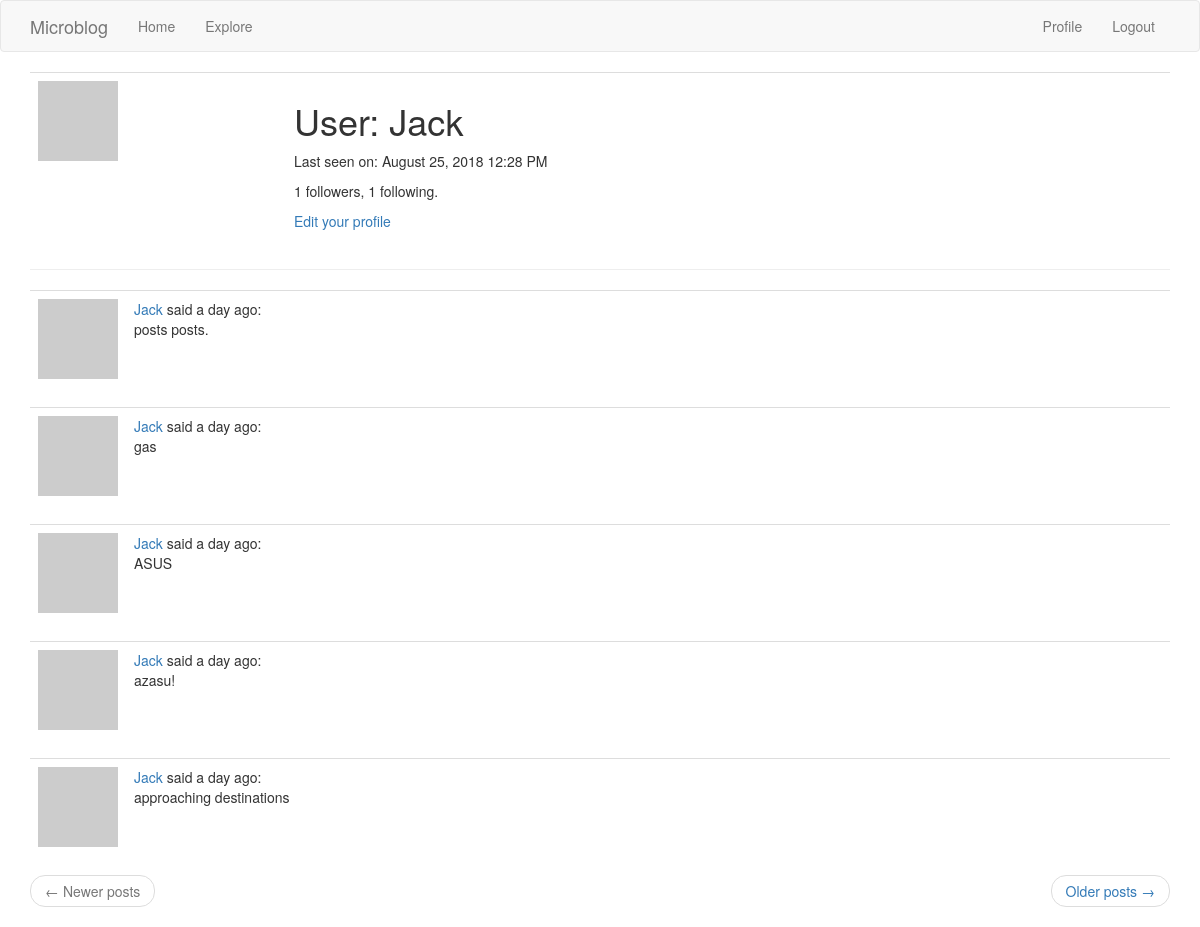
The app's page /main/user/Jack (signed in), older data.
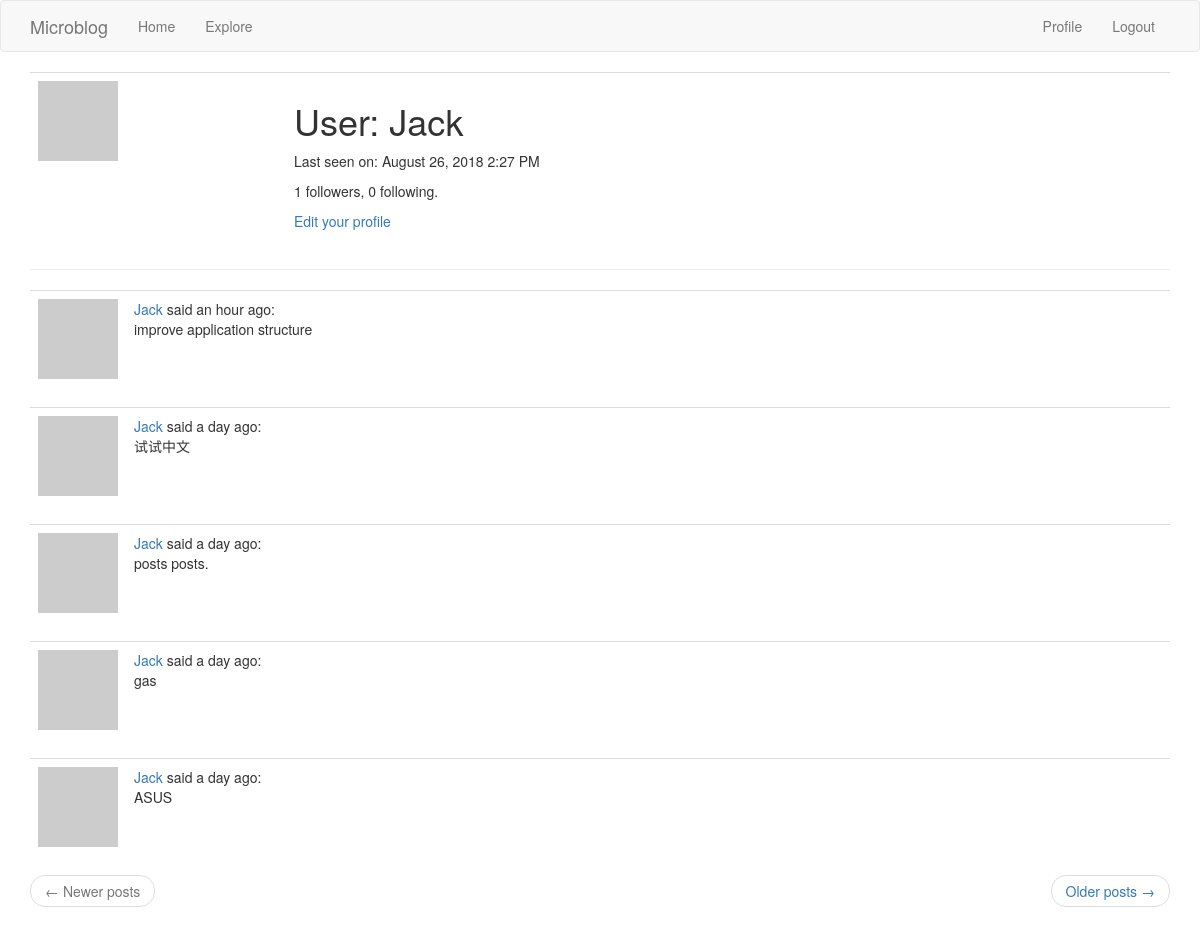
The same page, newer data.
### app/models.py (models this page shows, shortened)
class User(UserMixin, db.Model):
    id = db.Column(db.Integer, primary_key=True)
    username = db.Column(db.String(64), index=True, unique=True)
    email = db.Column(db.String(120), index=True, unique=True)
    password_hash = db.Column(db.String(128))
    posts = db.relationship('Post', backref='author', lazy='dynamic')
    about_me = db.Column(db.String(140))
    last_seen = db.Column(db.DateTime, default=datetime.utcnow())
    followed = db.relationship(
        'User', secondary=followers,  # right side entity of the relationship; configuring the association table
        primaryjoin=(followers.c.follower_id == id),
        secondaryjoin=(followers.c.followed_id == id),
        backref=db.backref('followers', lazy='dynamic'), lazy='dynamic')
    def avatar(self, size):
        digest = md5(self.email.lower().encode('utf-8')).hexdigest()
        return 'https://www.gravatar.com/avatar/{}?d=identicon&s={}'.format(
            digest, size)

class Post(db.Model):
    id = db.Column(db.Integer, primary_key=True)
    body = db.Column(db.String(140))
    timestamp = db.Column(db.DateTime, index=True, default=datetime.utcnow())
    user_id = db.Column(db.Integer, db.ForeignKey('user.id'))

### app/main/routes.py (the view)
@bp.route('/user/<username>')
@login_required
def user(username):
    user = User.query.filter_by(username=username).first_or_404()
    page = request.args.get('page', 1, type=int)
    posts = user.posts.order_by(Post.timestamp.desc()).paginate(page, current_app.config['POST_PER_PAGE'], False)
    next_url = url_for('main.user', username=user.username, page=posts.next_num) if posts.has_next else None
    prev_url = url_for('main.user', username=user.username, page=posts.prev_num) if posts.has_prev else None
    return render_template('user.html', user=user, posts=posts.items, next_url=next_url, prev_url=prev_url)

### app/main/routes.py (called while the page is built)
@bp.before_request
def before_request():
    if current_user.is_authenticated:
        current_user.last_seen = datetime.utcnow()
        db.session.commit()

### app/models.py (called while the page is built)
@login.user_loader
def load_user(id):
    return User.query.get(int(id))

### app/templates/user.html (shortened to what this page needs)
{% extends "base.html" %}
{% block app_content %}
    <table class="table table-hover">
        <tr valign="top">
            <td width="256px"><img src="{{ user.avatar(256) }}"></td>
            <td>
                <h1>User: {{ user.username }}</h1>
                {% if user.last_seen %}<p>Last seen on: {{ moment(user.last_seen).format('LLL')}}</p>{% endif %}
                <p>{{ user.followers.count() }} followers, {{ user.followed.count() }} following.</p>
                {% if current_user == user %}
                <p><a href="{{ url_for('main.edit_profile') }}">Edit your profile</a></p>
                {% elif not current_user.is_following(user) %}
                <p><a href="{{ url_for('main.follow', username=user.username) }}">Follow</a></p>
                {% else %}
                <p><a href="{{ url_for('main.unfollow', username=user.username) }}">Unfollow</a></p>
                {% endif %}
            </td>
        </tr>
    </table>
    <hr>
    {% for post in posts %}
        {% include '_post.html' %}
    {% endfor %}
     <nav aria-label="...">
        <ul class="pager">
            <li class="previous{% if not prev_url %} disabled{% endif %}">
                <a href="{{ prev_url or '#' }}">
                    <span aria-hidden="true">&larr;</span> Newer posts
                </a>
            </li>
            <li class="next{% if not next_url %} disabled{% endif %}">
                <a href="{{ next_url or '#' }}">
                    Older posts <span aria-hidden="true">&rarr;</span>
                </a>
            </li>
        </ul>
    </nav>
{% endblock %}

### app/templates/_post.html
    <table class="table table-hover">
        <tr>
            <td width="70px"><img src="{{ post.author.avatar(70) }}"></td>
            <td>
                <a href="{{ url_for('main.user', username=post.author.username) }}">
                    {{ post.author.username }}
                </a>said {{ moment(post.timestamp).fromNow()}}:<br>
                {{ post.body }}
            </td>
        </tr>
    </table>

Row changes from the older to the newer data that the page shows:
no longer on this page (row unchanged): Post: author.username "Jack", timestamp "a day ago", body "azasu!"
no longer on this page (row unchanged): Post: author.username "Jack", timestamp "a day ago", body "approaching destinations"
changed User "Jack": last_seen "August 25, 2018 12:28 PM" → "August 26, 2018 2:27 PM"
added Post: author.username "Jack", timestamp "an hour ago", body "improve application structure"
added Post: author.username "Jack", timestamp "a day ago", body "试试中文"
Text that changed along with them:
{{ user.followed.count() }}: "1" → "0"
